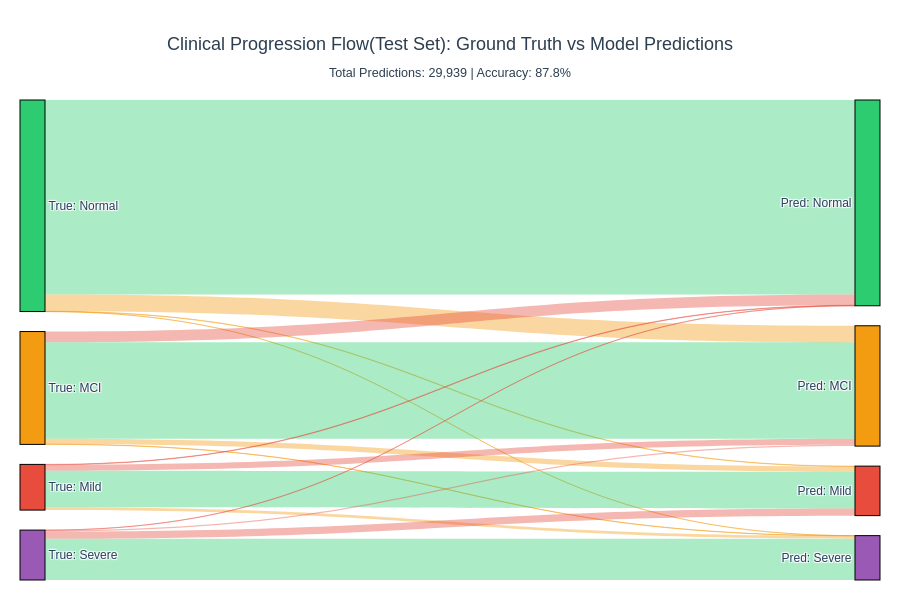

Notebook source saved alongside this figure:
### Code cell
# ============================================================================
# BLOCK 8: SANKEY DIAGRAM (PROGRESSION FLOW) - Q1 REQUIREMENT
# ============================================================================
# Purpose: Visualize patient flow from current to predicted diagnosis
# Shows progression patterns - critical for dementia research papers
# ============================================================================

Logger.section("Creating Sankey Diagram - Clinical Progression Flow")

def plot_sankey(y_true, y_pred, class_names):
    """
    Create Sankey diagram showing flow from true to predicted diagnosis
    Left side: Ground truth (what actually happened)
    Right side: Model predictions
    """
    
    cm = confusion_matrix(y_true, y_pred)
    
    source = []
    target = []
    value = []
    link_colors = []
    
    # Define colors for each diagnosis
    node_colors = ['#2ecc71', '#f39c12', '#e74c3c', '#9b59b6']  # Green, Orange, Red, Purple
    
    for i in range(len(class_names)):  # True class (source)
        for j in range(len(class_names)):  # Predicted class (target)
            if cm[i, j] > 0:
                source.append(i)
                target.append(j + len(class_names))  # Offset for right side
                value.append(int(cm[i, j]))
                
                # Color links based on correctness
                if i == j:
                    # Correct prediction - green
                    link_colors.append('rgba(46, 204, 113, 0.4)')
                elif j > i:
                    # Predicted worse (over-prediction) - orange
                    link_colors.append('rgba(243, 156, 18, 0.4)')
                else:
                    # Predicted better (under-prediction) - red
                    link_colors.append('rgba(231, 76, 60, 0.4)')
    
    # Labels
    labels = [f"True: {c}" for c in class_names] + [f"Pred: {c}" for c in class_names]
    
    # Node colors
    all_node_colors = node_colors + node_colors
    
    fig = go.Figure(data=[go.Sankey(
        node=dict(
            pad=20,
            thickness=25,
            line=dict(color="black", width=1),
            label=labels,
            color=all_node_colors,
            customdata=[f"{labels[i]}" for i in range(len(labels))],
            hovertemplate='%{customdata}<br>Count: %{value}<extra></extra>'
        ),
        link=dict(
            source=source,
            target=target,
            value=value,
            color=link_colors,
            hovertemplate='%{source.label} → %{target.label}<br>Patients: %{value}<extra></extra>'
        )
    )])
    
    fig.update_layout(
        title={
            'text': "Clinical Progression Flow(Test Set): Ground Truth vs Model Predictions<br>" +
                    f"<sub>Total Predictions: {len(y_true):,} | Accuracy: {accuracy_score(y_true, y_pred):.1%}</sub>",
            'x': 0.5,
            'xanchor': 'center',
            'font': {'size': 18, 'color': '#2c3e50'}
        },
        font=dict(size=12, family="Arial"),
        height=600,
        margin=dict(l=20, r=20, t=100, b=20)
    )
    
    return fig

# Create Sankey
sankey_fig = plot_sankey(y_true, y_pred, Config.CLASS_NAMES)
sankey_fig.show()

# Save as HTML (interactive)
sankey_fig.write_html(f"{Config.OUTPUT_DIR}/sankey_progression_flow.html")

# Save as static image
try:
    sankey_fig.write_image(f"{Config.OUTPUT_DIR}/sankey_progression_flow.png", 
                           width=1400, height=600, scale=2)
    Logger.success("Sankey diagram saved (HTML + PNG)")
except:
    Logger.warning("PNG save failed (need kaleido), but HTML saved successfully")

# === PROGRESSION STATISTICS ===
Logger.info("\n📊 Progression Pattern Analysis:")

stable_count = (y_true == y_pred).sum()
progressed_count = (y_pred > y_true).sum()
improved_count = (y_pred < y_true).sum()

Logger.info(f"   Correctly predicted (Stable): {stable_count} ({stable_count/len(y_true)*100:.1f}%)")
Logger.info(f"   Over-predicted (Progression): {progressed_count} ({progressed_count/len(y_true)*100:.1f}%)")
Logger.info(f"   Under-predicted (Improvement): {improved_count} ({improved_count/len(y_true)*100:.1f}%)")

# Critical transitions
Logger.info("\n🔍 Critical Misclassification Patterns:")
for i in range(Config.N_CLASS):
    for j in range(Config.N_CLASS):
        if i != j and cm[i, j] > 0:
            pct = cm[i, j] / cm[i, :].sum() * 100
            if pct > 10:  # Only show significant confusions
                Logger.warning(f"   {Config.CLASS_NAMES[i]} → {Config.CLASS_NAMES[j]}: "
                             f"{cm[i, j]} cases ({pct:.1f}%)")

Logger.success("Sankey diagram complete!")

### Figure 1 — Plotly figure (JSON) as saved in the notebook; plotly's stock layout.template omitted (floating-point values rounded to 4 significant figures)
{"data": [{"link": {"color": ["rgba(46, 204, 113, 0.4)", "rgba(243, 156, 18, 0.4)", "rgba(243, 156, 18, 0.4)", "rgba(243, 156, 18, 0.4)", "rgba(231, 76, 60, 0.4)", "rgba(46, 204, 113, 0.4)", "rgba(243, 156, 18, 0.4)", "rgba(243, 156, 18, 0.4)", "rgba(231, 76, 60, 0.4)", "rgba(231, 76, 60, 0.4)", "rgba(46, 204, 113, 0.4)", "rgba(243, 156, 18, 0.4)", "rgba(231, 76, 60, 0.4)", "rgba(231, 76, 60, 0.4)", "rgba(231, 76, 60, 0.4)", "rgba(46, 204, 113, 0.4)"], "hovertemplate": "%{source.label} → %{target.label}<br>Patients: %{value}<extra></extra>", "source": [0, 0, 0, 0, 1, 1, 1, 1, 2, 2, 2, 2, 3, 3, 3, 3], "target": [4, 5, 6, 7, 4, 5, 6, 7, 4, 5, 6, 7, 4, 5, 6, 7], "value": [13862, 1189, 27, 2, 769, 6871, 383, 21, 30, 419, 2614, 194, 7, 100, 505, 2946]}, "node": {"color": ["#2ecc71", "#f39c12", "#e74c3c", "#9b59b6", "#2ecc71", "#f39c12", "#e74c3c", "#9b59b6"], "customdata": ["True: Normal", "True: MCI", "True: Mild", "True: Severe", "Pred: Normal", "Pred: MCI", "Pred: Mild", "Pred: Severe"], "hovertemplate": "%{customdata}<br>Count: %{value}<extra></extra>", "label": ["True: Normal", "True: MCI", "True: Mild", "True: Severe", "Pred: Normal", "Pred: MCI", "Pred: Mild", "Pred: Severe"], "line": {"color": "black", "width": 1}, "pad": 20, "thickness": 25}, "type": "sankey"}], "layout": {"font": {"family": "Arial", "size": 12}, "height": 600, "margin": {"b": 20, "l": 20, "r": 20, "t": 100}, "title": {"font": {"color": "#2c3e50", "size": 18}, "text": "Clinical Progression Flow(Test Set): Ground Truth vs Model Predictions<br><sub>Total Predictions: 29,939 | Accuracy: 87.8%</sub>", "x": 0.5, "xanchor": "center"}}}
